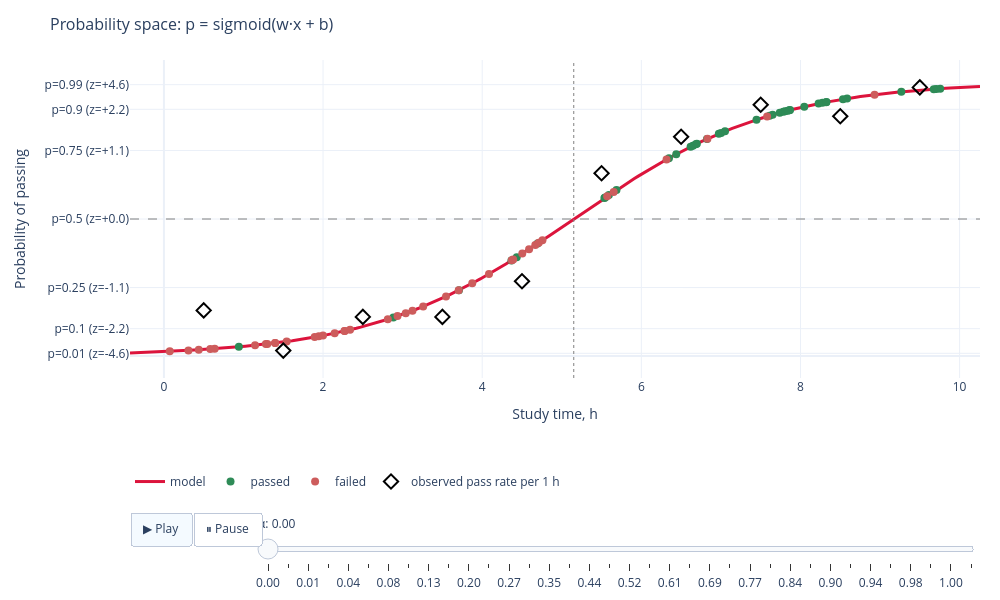

Notebook code for this chart:
### Markdown cell above
## Log-odds transform

### Code cell
plot_logit_morph(hours, passed, w, b).show()

### Figure 1 — Plotly figure (JSON) as saved in the notebook; plotly's stock layout.template omitted (floating-point values rounded to 4 significant figures; data arrays with more than 128 entries replaced by an {"elided": "..."} marker saying what was removed)
{"data": [{"line": {"color": "crimson", "width": 3}, "mode": "lines", "name": "model", "showlegend": true, "type": "scatter", "x": {"elided": "200 float values"}, "y": {"elided": "200 float values"}}, {"marker": {"color": "seagreen", "size": 8}, "mode": "markers", "name": "passed", "showlegend": true, "type": "scatter", "x": [7.74, 8.586, 6.974, 0.9418, 9.756, 7.611, 7.861, 3.708, 9.268, 6.439, 8.228, 4.434, 5.546, 8.276, 9.707, 7.784, 7.448, 9.675, 4.696, 6.698, 8.327, 7.003, 8.323, 8.048, 2.883, 6.825, 7.869, 6.649, 7.052, 7.807, 5.687, 6.684, 7.65, 6.347, 5.536, 5.592, 4.367, 8.534, 6.619, 7.839], "y": [0.8875, 0.9394, 0.8106, 0.03366, 0.9752, 0.8768, 0.8967, 0.2403, 0.9639, 0.7364, 0.9209, 0.3609, 0.5782, 0.9237, 0.9743, 0.8909, 0.862, 0.9736, 0.4102, 0.7746, 0.9265, 0.8142, 0.9262, 0.9098, 0.1408, 0.7917, 0.8974, 0.7676, 0.82, 0.8927, 0.6054, 0.7726, 0.8801, 0.722, 0.5762, 0.5871, 0.3486, 0.937, 0.7634, 0.8951]}, {"marker": {"color": "indianred", "size": 8}, "mode": "markers", "name": "failed", "showlegend": true, "type": "scatter", "x": [4.389, 1.281, 4.504, 2.272, 0.6382, 6.317, 7.581, 3.545, 8.931, 1.946, 4.667, 0.438, 1.543, 6.83, 3.258, 3.705, 1.895, 1.299, 4.757, 2.269, 4.372, 3.124, 3.875, 1.398, 1.999, 0.07362, 4.589, 1.398, 1.145, 4.711, 5.652, 3.04, 0.3082, 2.146, 4.085, 2.339, 0.583, 2.814, 2.936, 5.57], "y": [0.3526, 0.04366, 0.3738, 0.09146, 0.02661, 0.7171, 0.8742, 0.2174, 0.9533, 0.07203, 0.4048, 0.02277, 0.05326, 0.7925, 0.181, 0.2398, 0.06932, 0.04427, 0.4221, 0.09124, 0.3494, 0.1656, 0.2655, 0.04771, 0.07489, 0.01713, 0.3899, 0.04772, 0.03936, 0.4132, 0.5987, 0.1566, 0.02058, 0.08341, 0.2995, 0.096, 0.02549, 0.1342, 0.146, 0.5829]}, {"marker": {"color": "black", "line": {"width": 2}, "size": 11, "symbol": "diamond-open"}, "mode": "markers", "name": "observed pass rate per 1 h", "showlegend": true, "type": "scatter", "x": [0.5, 1.5, 2.5, 3.5, 4.5, 5.5, 6.5, 7.5, 8.5, 9.5], "y": [0.1667, 0.02, 0.1429, 0.1429, 0.2727, 0.6667, 0.8, 0.9167, 0.875, 0.98]}], "layout": {"height": 600, "legend": {"orientation": "h", "y": -0.28}, "margin": {"b": 170, "l": 130, "r": 20, "t": 60}, "shapes": [{"line": {"color": "gray", "dash": "dash", "width": 1}, "type": "line", "x0": 0, "x1": 1, "xref": "x domain", "y0": 0.5, "y1": 0.5, "yref": "y"}, {"line": {"color": "gray", "dash": "dot", "width": 1}, "type": "line", "x0": 5.151, "x1": 5.151, "xref": "x", "y0": 0, "y1": 1, "yref": "y domain"}], "sliders": [{"currentvalue": {"prefix": "α: "}, "len": 0.85, "steps": [{"args": [["0.000"], {"frame": {"duration": 100, "redraw": true}, "mode": "immediate", "transition": {"duration": 0}}], "label": "0.00", "method": "animate"}, {"args": [["0.002"], {"frame": {"duration": 100, "redraw": true}, "mode": "immediate", "transition": {"duration": 0}}], "label": "0.00", "method": "animate"}, {"args": [["0.009"], {"frame": {"duration": 100, "redraw": true}, "mode": "immediate", "transition": {"duration": 0}}], "label": "0.01", "method": "animate"}, {"args": [["0.021"], {"frame": {"duration": 100, "redraw": true}, "mode": "immediate", "transition": {"duration": 0}}], "label": "0.02", "method": "animate"}, {"args": [["0.036"], {"frame": {"duration": 100, "redraw": true}, "mode": "immediate", "transition": {"duration": 0}}], "label": "0.04", "method": "animate"}, {"args": [["0.055"], {"frame": {"duration": 100, "redraw": true}, "mode": "immediate", "transition": {"duration": 0}}], "label": "0.06", "method": "animate"}, {"args": [["0.078"], {"frame": {"duration": 100, "redraw": true}, "mode": "immediate", "transition": {"duration": 0}}], "label": "0.08", "method": "animate"}, {"args": [["0.104"], {"frame": {"duration": 100, "redraw": true}, "mode": "immediate", "transition": {"duration": 0}}], "label": "0.10", "method": "animate"}, {"args": [["0.133"], {"frame": {"duration": 100, "redraw": true}, "mode": "immediate", "transition": {"duration": 0}}], "label": "0.13", "method": "animate"}, {"args": [["0.164"], {"frame": {"duration": 100, "redraw": true}, "mode": "immediate", "transition": {"duration": 0}}], "label": "0.16", "method": "animate"}, {"args": [["0.198"], {"frame": {"duration": 100, "redraw": true}, "mode": "immediate", "transition": {"duration": 0}}], "label": "0.20", "method": "animate"}, {"args": [["0.234"], {"frame": {"duration": 100, "redraw": true}, "mode": "immediate", "transition": {"duration": 0}}], "label": "0.23", "method": "animate"}, {"args": [["0.272"], {"frame": {"duration": 100, "redraw": true}, "mode": "immediate", "transition": {"duration": 0}}], "label": "0.27", "method": "animate"}, {"args": [["0.311"], {"frame": {"duration": 100, "redraw": true}, "mode": "immediate", "transition": {"duration": 0}}], "label": "0.31", "method": "animate"}, {"args": [["0.352"], {"frame": {"duration": 100, "redraw": true}, "mode": "immediate", "transition": {"duration": 0}}], "label": "0.35", "method": "animate"}, {"args": [["0.394"], {"frame": {"duration": 100, "redraw": true}, "mode": "immediate", "transition": {"duration": 0}}], "label": "0.39", "method": "animate"}, {"args": [["0.436"], {"frame": {"duration": 100, "redraw": true}, "mode": "immediate", "transition": {"duration": 0}}], "label": "0.44", "method": "animate"}, {"args": [["0.479"], {"frame": {"duration": 100, "redraw": true}, "mode": "immediate", "transition": {"duration": 0}}], "label": "0.48", "method": "animate"}, {"args": [["0.521"], {"frame": {"duration": 100, "redraw": true}, "mode": "immediate", "transition": {"duration": 0}}], "label": "0.52", "method": "animate"}, {"args": [["0.564"], {"frame": {"duration": 100, "redraw": true}, "mode": "immediate", "transition": {"duration": 0}}], "label": "0.56", "method": "animate"}, {"args": [["0.606"], {"frame": {"duration": 100, "redraw": true}, "mode": "immediate", "transition": {"duration": 0}}], "label": "0.61", "method": "animate"}, {"args": [["0.648"], {"frame": {"duration": 100, "redraw": true}, "mode": "immediate", "transition": {"duration": 0}}], "label": "0.65", "method": "animate"}, {"args": [["0.689"], {"frame": {"duration": 100, "redraw": true}, "mode": "immediate", "transition": {"duration": 0}}], "label": "0.69", "method": "animate"}, {"args": [["0.728"], {"frame": {"duration": 100, "redraw": true}, "mode": "immediate", "transition": {"duration": 0}}], "label": "0.73", "method": "animate"}, {"args": [["0.766"], {"frame": {"duration": 100, "redraw": true}, "mode": "immediate", "transition": {"duration": 0}}], "label": "0.77", "method": "animate"}, {"args": [["0.802"], {"frame": {"duration": 100, "redraw": true}, "mode": "immediate", "transition": {"duration": 0}}], "label": "0.80", "method": "animate"}, {"args": [["0.836"], {"frame": {"duration": 100, "redraw": true}, "mode": "immediate", "transition": {"duration": 0}}], "label": "0.84", "method": "animate"}, {"args": [["0.867"], {"frame": {"duration": 100, "redraw": true}, "mode": "immediate", "transition": {"duration": 0}}], "label": "0.87", "method": "animate"}, {"args": [["0.896"], {"frame": {"duration": 100, "redraw": true}, "mode": "immediate", "transition": {"duration": 0}}], "label": "0.90", "method": "animate"}, {"args": [["0.922"], {"frame": {"duration": 100, "redraw": true}, "mode": "immediate", "transition": {"duration": 0}}], "label": "0.92", "method": "animate"}, {"args": [["0.945"], {"frame": {"duration": 100, "redraw": true}, "mode": "immediate", "transition": {"duration": 0}}], "label": "0.94", "method": "animate"}, {"args": [["0.964"], {"frame": {"duration": 100, "redraw": true}, "mode": "immediate", "transition": {"duration": 0}}], "label": "0.96", "method": "animate"}, {"args": [["0.979"], {"frame": {"duration": 100, "redraw": true}, "mode": "immediate", "transition": {"duration": 0}}], "label": "0.98", "method": "animate"}, {"args": [["0.991"], {"frame": {"duration": 100, "redraw": true}, "mode": "immediate", "transition": {"duration": 0}}], "label": "0.99", "method": "animate"}, {"args": [["0.998"], {"frame": {"duration": 100, "redraw": true}, "mode": "immediate", "transition": {"duration": 0}}], "label": "1.00", "method": "animate"}, {"args": [["1.000"], {"frame": {"duration": 100, "redraw": true}, "mode": "immediate", "transition": {"duration": 0}}], "label": "1.00", "method": "animate"}], "x": 0.15, "y": -0.36}], "title": {"font": {"size": 16}, "text": "Probability space: p = sigmoid(w·x + b)"}, "updatemenus": [{"buttons": [{"args": [null, {"frame": {"duration": 100, "redraw": true}, "mode": "immediate", "transition": {"duration": 0}}], "label": "▶ Play", "method": "animate"}, {"args": [[null], {"frame": {"duration": 0, "redraw": false}, "mode": "immediate"}], "label": "⏸ Pause", "method": "animate"}], "direction": "left", "type": "buttons", "x": 0, "xanchor": "left", "y": -0.42}], "width": 1000, "xaxis": {"range": [-0.4264, 10.26], "title": {"text": "Study time, h"}}, "yaxis": {"range": [-0.08, 1.08], "ticktext": ["p=0.01 (z=-4.6)", "p=0.1 (z=-2.2)", "p=0.25 (z=-1.1)", "p=0.5 (z=+0.0)", "p=0.75 (z=+1.1)", "p=0.9 (z=+2.2)", "p=0.99 (z=+4.6)"], "tickvals": [0.01, 0.1, 0.25, 0.5, 0.75, 0.9, 0.99], "title": {"text": "Probability of passing"}}}}
